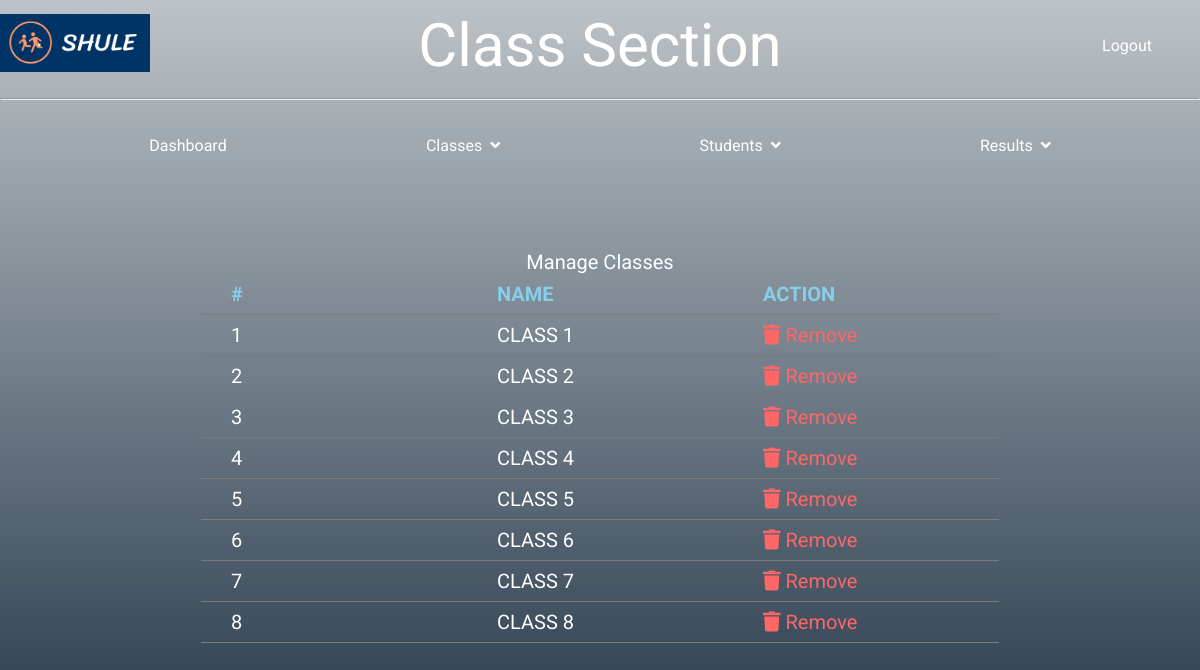
The page /manage_classes.php (signed in) on the database its author committed.
### tables this page shows
CREATE TABLE `class` (
  `name` varchar(30) NOT NULL,
  `id` int(3) NOT NULL
);

### manage_classes.php (the view, shortened to what this page needs)
<!DOCTYPE html>
<html lang="en">
<head>
    <link rel="stylesheet" href="css/home.css">
    <link rel="stylesheet" href="https://pro.fontawesome.com/releases/v5.10.0/css/all.css"/>
    <link rel="stylesheet" type='text/css' href="css/manage.css">
</head>
<body>
    <div class="title">
        <a href="dashboard.php"><img src="./images/logo1.png" alt="" class="logo"></a>
        <span class="heading">Class Section</span>
        <a href="logout.php" style="color: white; text-decoration:none;"><span class="fa fa-sign-out"></span> Logout</a>
    </div>
<hr>
    <div class="nav">
        <ul>
            <li>
                <a href="dashboard.php">Dashboard</a>
            </li>
            <li class="dropdown" onclick="toggleDisplay('1')">
                <a href="" class="dropbtn">Classes &nbsp
                    <span class="fa fa-angle-down"></span>
                </a>
            </li>
            <li class="dropdown" onclick="toggleDisplay('2')">
                <a href="#" class="dropbtn">Students &nbsp
                    <span class="fa fa-angle-down"></span>
                </a>
            </li>
            <li class="dropdown" onclick="toggleDisplay('3')">
                <a href="#" class="dropbtn">Results &nbsp
                    <span class="fa fa-angle-down"></span>
                </a>
            </li>
        </ul>
    </div>
    <div class="main">
        <?php
            include('session.php');
            $sql = "SELECT `name`, `id` FROM `class`";
            $result = mysqli_query($conn, $sql);
            if (mysqli_num_rows($result) > 0) {
               echo "<table>
                <caption>Manage Classes</caption>
                <tr>
                <th>#</th>
                <th>NAME</th>
                <th>ACTION</th>
                </tr>";
                $cnt=1;
                while($row = mysqli_fetch_array($result))
                  {
                  echo "<tr>";
                  echo "<td>$cnt</td>";
                  echo "<td>" . $row['name'] . "</td>";
                  echo "<td><a href='delete-class.php?id=".$row['id']."' style='color:#F66; text-decoration:none;'><span class='fa fa-trash'></span> Remove</a></td>";
                  echo "</tr>";
                 $cnt++; }
                echo "</table>";
            } else {
                echo "0 results";
            }
        ?>
    </div>
</body>
</html>

### css/home.css (style rules this page uses)
body { background: #bdc3c7; background: -webkit-linear-gradient(to top, #2c3e50, #bdc3c7); background: linear-gradient(to top, #2c3e50, #bdc3c7); margin: 0; font-family: "Roboto", sans-serif; color: white; }
.title { display: grid; grid-template-rows: 50px; grid-template-columns: 150px 1fr 150px; align-items: center; padding: 20px 0; text-align: center; }
.logo { width: 150px; height: auto; }
.heading { font-size: 60px; }
.main { display: grid; align-items: center; font-size: 20px; padding-top: 80px; }
ul { list-style-type: none; margin: 20px 0 0 0; padding: 0; display: flex; overflow: hidden; justify-content: space-evenly; }
li a, .dropbtn { display: inline-block; text-decoration: none; color: white; height: 40px; display: flex; align-items: center; padding: 5px 50px; }
li.dropdown { display: inline-block; }

### css/manage.css (style rules this page uses)
.main { display: grid; justify-content: center; padding: 30px; }
.main table { margin: 50px auto; }
.main table, th, td { border-collapse: collapse; text-align: left; table-layout: fixed; padding: 8px 30px; width: 70%; }
.main th { color: #87ceeb; }
th, td { border-bottom: 1px solid #7b7b7b; }

### rows shown on the page
class: name "CLASS 1"
class: name "CLASS 2"
class: name "CLASS 3"
class: name "CLASS 4"
class: name "CLASS 5"
class: name "CLASS 6"
class: name "CLASS 7"
class: name "CLASS 8"
